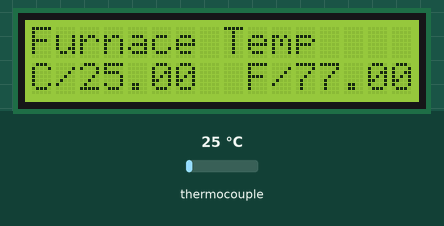
Bench run of a sketch on a simulated ESP32. Shown: 16×2 character LCD. Inputs (shaded band) come from the test bench; at power-on: thermocouple 25 °C. WiFi joins after 1.5 s; servers stay silent unless stated; uploads are accepted with an empty reply; what the sketch prints to the serial monitor is not drawn.

Above: at 3.9 s.
4.0 s: thermocouple set to 6 °C
At 6.0 s:
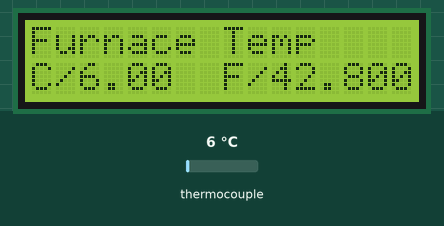
7.1 s: thermocouple set to 75 °C
At 11.0 s:
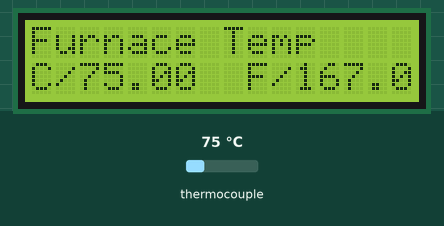
11.3 s: thermocouple set to 150 °C
At 13.2 s:
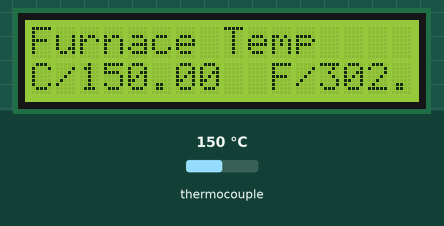
Timing chart, 0 to 14.7 s (numbered marks = the images above; inputs shaded):
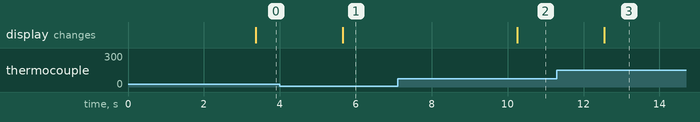

The sketch:

sih_kthermo.ino
```cpp
#include <LiquidCrystal_I2C.h>
int lcdColumns = 16;
int lcdRows = 2;
LiquidCrystal_I2C lcd(0x27, lcdColumns, lcdRows);
#include "max6675.h"
#include <WiFi.h>
const char* ssid     = "Redmi";
const char* password = "xyz10000";
const char* host = "sensorapiturings.herokuapp.com";


int thermoDO = 19;
int thermoCS = 23;
int thermoCLK = 5;

MAX6675 thermocouple(thermoCLK, thermoCS, thermoDO);

void setup()
{
 lcd.init();
  // turn on LCD backlight
 lcd.backlight();
Serial.begin(115200);
Serial.println("MAX6675 test");
delay(500);
    Serial.println();
    Serial.println();
    Serial.print("Connecting to ");
    Serial.println(ssid);
    WiFi.begin(ssid, password);

    while (WiFi.status() != WL_CONNECTED) {
        delay(500);
        Serial.print(".");
    }

    Serial.println("");
    Serial.println("WiFi connected");
    Serial.println("IP address: ");
    Serial.println(WiFi.localIP());

}

void loop()
{
    //delay(2000);

    Serial.print("connecting to ");
    Serial.println(host);

    // Use WiFiClient class to create TCP connections
    WiFiClient client;
    const int httpPort = 80;
    if (!client.connect(host, httpPort)) {
        Serial.println("connection failed");
        return;
    }


// basic readout test, just print the current temp

Serial.print("C = ");
float furnaceCel = thermocouple.readCelsius();
Serial.println(furnaceCel);
Serial.print("F = ");
float furnaceFah = thermocouple.readFahrenheit();
Serial.println(furnaceFah);
 String url = "/sendFurnaceTemperature";
    url += "?furnaceCel=";
    url += furnaceCel;
    url += "&furnaceFah=";
    url += furnaceFah;
    Serial.print("Requesting URL: ");
    Serial.println(url);

    // This will send the request to the server
    client.print(String("GET ") + url + " HTTP/1.1\r\n" +
                 "Host: " + host + "\r\n" +
                 "Connection: close\r\n\r\n");
    unsigned long timeout = millis();
    while (client.available() == 0) {
        if (millis() - timeout > 5000) {
            Serial.println(">>> Client Timeout !");
            client.stop();
            return;
        }
    }
    while(client.available()) {
        String line = client.readStringUntil('\r');
        Serial.print(line);
    }

     lcd.setCursor(0, 0);
     lcd.print("Furnace Temp");
     lcd.setCursor(0,1);
     lcd.print("C/");
     lcd.print(furnaceCel);
     lcd.print("  ");
     lcd.print("F/");
     lcd.print(furnaceFah);
delay(1000);
}
```

Measured:
- after the input at 4.0 s, the display: changes after 1.7 s (image 1)
- after the input at 7.1 s, the display: changes after 3.2 s (image 2)
- after the input at 11.3 s, the display: changes after 1.2 s (image 3)
